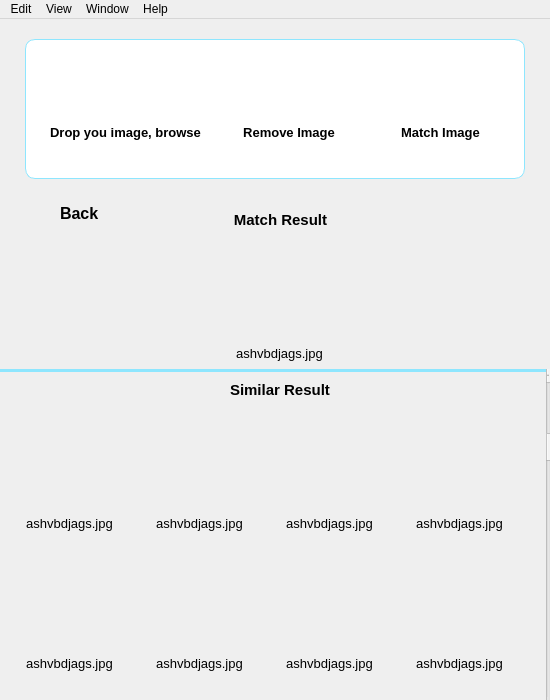
<?xml version="1.0" encoding="UTF-8"?>
<ui version="4.0">
 <class>ResultWindow</class>
 <widget class="QMainWindow" name="ResultWindow">
  <property name="geometry">
   <rect>
    <x>0</x>
    <y>0</y>
    <width>550</width>
    <height>700</height>
   </rect>
  </property>
  <property name="minimumSize">
   <size>
    <width>550</width>
    <height>700</height>
   </size>
  </property>
  <property name="maximumSize">
   <size>
    <width>550</width>
    <height>700</height>
   </size>
  </property>
  <property name="windowTitle">
   <string>Result</string>
  </property>
  <property name="windowIcon">
   <iconset>
    <selectedon>:/assets/assets/imgpsh_fullsize_anim.png</selectedon>
   </iconset>
  </property>
  <property name="styleSheet">
   <string notr="true"/>
  </property>
  <widget class="QWidget" name="centralwidget">
   <property name="styleSheet">
    <string notr="true">background-color: rgb(255, 255, 255);

QPushButton {
   font-family: Century Gothic;
}

QLabel {
   font-family: Century Gothic;
}

QPushButton#select_img:hover {
   border: 1px solid red;
};
</string>
   </property>
   <widget class="QLabel" name="label">
    <property name="geometry">
     <rect>
      <x>25</x>
      <y>20</y>
      <width>500</width>
      <height>140</height>
     </rect>
    </property>
    <property name="styleSheet">
     <string notr="true">background-color: rgb(255, 255, 255);
border-radius: 10px;
border: 1px solid rgb(85, 85, 255);
border-color: rgb(142, 230, 254);</string>
    </property>
    <property name="text">
     <string/>
    </property>
   </widget>
   <widget class="QPushButton" name="select_img">
    <property name="geometry">
     <rect>
      <x>40</x>
      <y>40</y>
      <width>171</width>
      <height>101</height>
     </rect>
    </property>
    <property name="font">
     <font>
      <family>Yu Gothic UI</family>
      <pointsize>10</pointsize>
      <bold>true</bold>
     </font>
    </property>
    <property name="styleSheet">
     <string notr="true">border:none;</string>
    </property>
    <property name="text">
     <string>


Drop you image, browse</string>
    </property>
   </widget>
   <widget class="QPushButton" name="remove_img">
    <property name="geometry">
     <rect>
      <x>214</x>
      <y>40</y>
      <width>150</width>
      <height>101</height>
     </rect>
    </property>
    <property name="font">
     <font>
      <family>Yu Gothic UI</family>
      <pointsize>10</pointsize>
      <bold>true</bold>
     </font>
    </property>
    <property name="styleSheet">
     <string notr="true">border: none;</string>
    </property>
    <property name="text">
     <string>


Remove Image</string>
    </property>
   </widget>
   <widget class="QPushButton" name="match_img">
    <property name="geometry">
     <rect>
      <x>360</x>
      <y>40</y>
      <width>150</width>
      <height>101</height>
     </rect>
    </property>
    <property name="font">
     <font>
      <family>Yu Gothic UI</family>
      <pointsize>10</pointsize>
      <bold>true</bold>
     </font>
    </property>
    <property name="styleSheet">
     <string notr="true">
border: none;</string>
    </property>
    <property name="text">
     <string>


   Match Image</string>
    </property>
   </widget>
   <widget class="QLabel" name="label_2">
    <property name="geometry">
     <rect>
      <x>91</x>
      <y>50</y>
      <width>60</width>
      <height>60</height>
     </rect>
    </property>
    <property name="font">
     <font>
      <pointsize>10</pointsize>
     </font>
    </property>
    <property name="styleSheet">
     <string notr="true">image: url(:/assets/assets/Browse image.png);</string>
    </property>
    <property name="text">
     <string/>
    </property>
   </widget>
   <widget class="QLabel" name="label_3">
    <property name="geometry">
     <rect>
      <x>255</x>
      <y>50</y>
      <width>60</width>
      <height>60</height>
     </rect>
    </property>
    <property name="styleSheet">
     <string notr="true">image: url(:/assets/assets/remove.png);</string>
    </property>
    <property name="text">
     <string/>
    </property>
   </widget>
   <widget class="QLabel" name="label_4">
    <property name="geometry">
     <rect>
      <x>410</x>
      <y>50</y>
      <width>60</width>
      <height>60</height>
     </rect>
    </property>
    <property name="styleSheet">
     <string notr="true">image: url(:/assets/assets/match.png);</string>
    </property>
    <property name="text">
     <string/>
    </property>
   </widget>
   <widget class="QPushButton" name="go_back">
    <property name="geometry">
     <rect>
      <x>25</x>
      <y>180</y>
      <width>30</width>
      <height>30</height>
     </rect>
    </property>
    <property name="styleSheet">
     <string notr="true">border: none;
image: url(:/assets/assets/back2.png);</string>
    </property>
    <property name="text">
     <string/>
    </property>
   </widget>
   <widget class="QLabel" name="label_5">
    <property name="geometry">
     <rect>
      <x>60</x>
      <y>184</y>
      <width>41</width>
      <height>21</height>
     </rect>
    </property>
    <property name="font">
     <font>
      <family>Yu Gothic UI</family>
      <pointsize>12</pointsize>
      <bold>true</bold>
     </font>
    </property>
    <property name="text">
     <string>Back</string>
    </property>
   </widget>
   <widget class="QLabel" name="label_6">
    <property name="geometry">
     <rect>
      <x>230</x>
      <y>190</y>
      <width>101</width>
      <height>21</height>
     </rect>
    </property>
    <property name="font">
     <font>
      <family>Yu Gothic UI</family>
      <pointsize>11</pointsize>
      <bold>true</bold>
     </font>
    </property>
    <property name="text">
     <string>Match Result</string>
    </property>
    <property name="alignment">
     <set>Qt::AlignCenter</set>
    </property>
   </widget>
   <widget class="QLabel" name="label_7">
    <property name="geometry">
     <rect>
      <x>230</x>
      <y>220</y>
      <width>100</width>
      <height>100</height>
     </rect>
    </property>
    <property name="styleSheet">
     <string notr="true">image: url(:/assets/assets/ashvbdjags.jpg);</string>
    </property>
    <property name="text">
     <string/>
    </property>
   </widget>
   <widget class="QLabel" name="label_8">
    <property name="geometry">
     <rect>
      <x>234</x>
      <y>324</y>
      <width>91</width>
      <height>21</height>
     </rect>
    </property>
    <property name="font">
     <font>
      <pointsize>10</pointsize>
      <bold>false</bold>
     </font>
    </property>
    <property name="text">
     <string>ashvbdjags.jpg</string>
    </property>
    <property name="alignment">
     <set>Qt::AlignCenter</set>
    </property>
   </widget>
   <widget class="QLabel" name="label_9">
    <property name="geometry">
     <rect>
      <x>-16</x>
      <y>350</y>
      <width>603</width>
      <height>3</height>
     </rect>
    </property>
    <property name="styleSheet">
     <string notr="true">background-color: rgb(142, 230, 254);</string>
    </property>
    <property name="text">
     <string/>
    </property>
   </widget>
   <widget class="QLabel" name="label_10">
    <property name="geometry">
     <rect>
      <x>230</x>
      <y>360</y>
      <width>101</width>
      <height>21</height>
     </rect>
    </property>
    <property name="font">
     <font>
      <family>Yu Gothic UI</family>
      <pointsize>11</pointsize>
      <bold>true</bold>
     </font>
    </property>
    <property name="text">
     <string>Similar Result</string>
    </property>
   </widget>
   <widget class="QLabel" name="label_11">
    <property name="geometry">
     <rect>
      <x>24</x>
      <y>494</y>
      <width>91</width>
      <height>21</height>
     </rect>
    </property>
    <property name="font">
     <font>
      <pointsize>10</pointsize>
      <bold>false</bold>
     </font>
    </property>
    <property name="text">
     <string>ashvbdjags.jpg</string>
    </property>
    <property name="alignment">
     <set>Qt::AlignCenter</set>
    </property>
   </widget>
   <widget class="QLabel" name="label_12">
    <property name="geometry">
     <rect>
      <x>20</x>
      <y>390</y>
      <width>100</width>
      <height>100</height>
     </rect>
    </property>
    <property name="styleSheet">
     <string notr="true">image: url(:/assets/assets/ashvbdjags.jpg);</string>
    </property>
    <property name="text">
     <string/>
    </property>
   </widget>
   <widget class="QLabel" name="label_13">
    <property name="geometry">
     <rect>
      <x>154</x>
      <y>494</y>
      <width>91</width>
      <height>21</height>
     </rect>
    </property>
    <property name="font">
     <font>
      <pointsize>10</pointsize>
      <bold>false</bold>
     </font>
    </property>
    <property name="text">
     <string>ashvbdjags.jpg</string>
    </property>
    <property name="alignment">
     <set>Qt::AlignCenter</set>
    </property>
   </widget>
   <widget class="QLabel" name="label_14">
    <property name="geometry">
     <rect>
      <x>150</x>
      <y>390</y>
      <width>100</width>
      <height>100</height>
     </rect>
    </property>
    <property name="styleSheet">
     <string notr="true">image: url(:/assets/assets/ashvbdjags.jpg);</string>
    </property>
    <property name="text">
     <string/>
    </property>
   </widget>
   <widget class="QLabel" name="label_15">
    <property name="geometry">
     <rect>
      <x>284</x>
      <y>494</y>
      <width>91</width>
      <height>21</height>
     </rect>
    </property>
    <property name="font">
     <font>
      <pointsize>10</pointsize>
      <bold>false</bold>
     </font>
    </property>
    <property name="text">
     <string>ashvbdjags.jpg</string>
    </property>
    <property name="alignment">
     <set>Qt::AlignCenter</set>
    </property>
   </widget>
   <widget class="QLabel" name="label_16">
    <property name="geometry">
     <rect>
      <x>280</x>
      <y>390</y>
      <width>100</width>
      <height>100</height>
     </rect>
    </property>
    <property name="styleSheet">
     <string notr="true">image: url(:/assets/assets/ashvbdjags.jpg);</string>
    </property>
    <property name="text">
     <string/>
    </property>
   </widget>
   <widget class="QLabel" name="label_17">
    <property name="geometry">
     <rect>
      <x>414</x>
      <y>494</y>
      <width>91</width>
      <height>21</height>
     </rect>
    </property>
    <property name="font">
     <font>
      <pointsize>10</pointsize>
      <bold>false</bold>
     </font>
    </property>
    <property name="text">
     <string>ashvbdjags.jpg</string>
    </property>
    <property name="alignment">
     <set>Qt::AlignCenter</set>
    </property>
   </widget>
   <widget class="QLabel" name="label_18">
    <property name="geometry">
     <rect>
      <x>410</x>
      <y>390</y>
      <width>100</width>
      <height>100</height>
     </rect>
    </property>
    <property name="styleSheet">
     <string notr="true">image: url(:/assets/assets/ashvbdjags.jpg);</string>
    </property>
    <property name="text">
     <string/>
    </property>
   </widget>
   <widget class="QLabel" name="label_19">
    <property name="geometry">
     <rect>
      <x>24</x>
      <y>634</y>
      <width>91</width>
      <height>21</height>
     </rect>
    </property>
    <property name="font">
     <font>
      <pointsize>10</pointsize>
      <bold>false</bold>
     </font>
    </property>
    <property name="text">
     <string>ashvbdjags.jpg</string>
    </property>
    <property name="alignment">
     <set>Qt::AlignCenter</set>
    </property>
   </widget>
   <widget class="QLabel" name="label_20">
    <property name="geometry">
     <rect>
      <x>284</x>
      <y>634</y>
      <width>91</width>
      <height>21</height>
     </rect>
    </property>
    <property name="font">
     <font>
      <pointsize>10</pointsize>
      <bold>false</bold>
     </font>
    </property>
    <property name="text">
     <string>ashvbdjags.jpg</string>
    </property>
    <property name="alignment">
     <set>Qt::AlignCenter</set>
    </property>
   </widget>
   <widget class="QLabel" name="label_21">
    <property name="geometry">
     <rect>
      <x>154</x>
      <y>634</y>
      <width>91</width>
      <height>21</height>
     </rect>
    </property>
    <property name="font">
     <font>
      <pointsize>10</pointsize>
      <bold>false</bold>
     </font>
    </property>
    <property name="text">
     <string>ashvbdjags.jpg</string>
    </property>
    <property name="alignment">
     <set>Qt::AlignCenter</set>
    </property>
   </widget>
   <widget class="QLabel" name="label_22">
    <property name="geometry">
     <rect>
      <x>20</x>
      <y>530</y>
      <width>100</width>
      <height>100</height>
     </rect>
    </property>
    <property name="styleSheet">
     <string notr="true">image: url(:/assets/assets/ashvbdjags.jpg);</string>
    </property>
    <property name="text">
     <string/>
    </property>
   </widget>
   <widget class="QLabel" name="label_23">
    <property name="geometry">
     <rect>
      <x>410</x>
      <y>530</y>
      <width>100</width>
      <height>100</height>
     </rect>
    </property>
    <property name="styleSheet">
     <string notr="true">image: url(:/assets/assets/ashvbdjags.jpg);</string>
    </property>
    <property name="text">
     <string/>
    </property>
   </widget>
   <widget class="QLabel" name="label_24">
    <property name="geometry">
     <rect>
      <x>414</x>
      <y>634</y>
      <width>91</width>
      <height>21</height>
     </rect>
    </property>
    <property name="font">
     <font>
      <pointsize>10</pointsize>
      <bold>false</bold>
     </font>
    </property>
    <property name="text">
     <string>ashvbdjags.jpg</string>
    </property>
    <property name="alignment">
     <set>Qt::AlignCenter</set>
    </property>
   </widget>
   <widget class="QLabel" name="label_25">
    <property name="geometry">
     <rect>
      <x>150</x>
      <y>530</y>
      <width>100</width>
      <height>100</height>
     </rect>
    </property>
    <property name="styleSheet">
     <string notr="true">image: url(:/assets/assets/ashvbdjags.jpg);</string>
    </property>
    <property name="text">
     <string/>
    </property>
   </widget>
   <widget class="QLabel" name="label_26">
    <property name="geometry">
     <rect>
      <x>280</x>
      <y>530</y>
      <width>100</width>
      <height>100</height>
     </rect>
    </property>
    <property name="styleSheet">
     <string notr="true">image: url(:/assets/assets/ashvbdjags.jpg);</string>
    </property>
    <property name="text">
     <string/>
    </property>
   </widget>
   <widget class="QScrollBar" name="verticalScrollBar">
    <property name="geometry">
     <rect>
      <x>546</x>
      <y>350</y>
      <width>4</width>
      <height>345</height>
     </rect>
    </property>
    <property name="sizeIncrement">
     <size>
      <width>0</width>
      <height>0</height>
     </size>
    </property>
    <property name="font">
     <font>
      <bold>false</bold>
     </font>
    </property>
    <property name="styleSheet">
     <string notr="true">QScrollBar::handle:vertical
    {
        background-color: rgb(142, 230, 254);         /* #605F5F; */
        min-height: 5px;
        border-radius: 4px;
    }

    QScrollBar::sub-line:vertical
    {
        margin: 3px 0px 3px 0px;
        border-image: url(:/images/up_arrow_disabled.png);        /* # &lt;-------- */
        height: 10px;
        width: 10px;
        subcontrol-position: top;
        subcontrol-origin: margin;
    }

    QScrollBar::add-line:vertical
    {
        margin: 3px 0px 3px 0px;
        border-image: url(:/images/down_arrow_disabled.png);       /* # &lt;-------- */
        height: 10px;
        width: 10px;
        subcontrol-position: bottom;
        subcontrol-origin: margin;
    }

    QScrollBar::sub-line:vertical:hover,QScrollBar::sub-line:vertical:on
    {
        border-image: url(:/images/up_arrow.png);                  /* # &lt;-------- */
        height: 10px;
        width: 10px;
        subcontrol-position: top;
        subcontrol-origin: margin;
    }

    QScrollBar::add-line:vertical:hover, QScrollBar::add-line:vertical:on
    {
        border-image: url(:/images/down_arrow.png);                /* # &lt;-------- */
        height: 10px;
        width: 10px;
        subcontrol-position: bottom;
        subcontrol-origin: margin;
    }

    QScrollBar::up-arrow:vertical, QScrollBar::down-arrow:vertical
    {
        background: none;
    }

    QScrollBar::add-page:vertical, QScrollBar::sub-page:vertical
    {
        background: none;
    }</string>
    </property>
    <property name="minimum">
     <number>0</number>
    </property>
    <property name="maximum">
     <number>86</number>
    </property>
    <property name="pageStep">
     <number>5</number>
    </property>
    <property name="value">
     <number>15</number>
    </property>
    <property name="sliderPosition">
     <number>15</number>
    </property>
    <property name="orientation">
     <enum>Qt::Vertical</enum>
    </property>
    <property name="invertedAppearance">
     <bool>false</bool>
    </property>
    <property name="invertedControls">
     <bool>true</bool>
    </property>
   </widget>
  </widget>
  <widget class="QMenuBar" name="menubar">
   <property name="geometry">
    <rect>
     <x>0</x>
     <y>0</y>
     <width>550</width>
     <height>22</height>
    </rect>
   </property>
   <widget class="QMenu" name="menuEdit">
    <property name="title">
     <string>Edit</string>
    </property>
    <addaction name="actionUndo"/>
    <addaction name="actionRedo"/>
    <addaction name="actionCopy"/>
   </widget>
   <widget class="QMenu" name="menuView">
    <property name="title">
     <string>View</string>
    </property>
    <addaction name="actionFull_Screen"/>
   </widget>
   <widget class="QMenu" name="menuWindow">
    <property name="title">
     <string>Window</string>
    </property>
    <addaction name="actionMinimise"/>
    <addaction name="actionZoom"/>
    <addaction name="actionTile"/>
    <addaction name="actionBring_Font"/>
    <addaction name="actionClose"/>
   </widget>
   <widget class="QMenu" name="menuHelp">
    <property name="title">
     <string>Help</string>
    </property>
    <addaction name="actionLegal_information"/>
    <addaction name="actionPrivacy_policy"/>
    <addaction name="actionHelp"/>
    <addaction name="actionContact"/>
   </widget>
   <addaction name="menuEdit"/>
   <addaction name="menuView"/>
   <addaction name="menuWindow"/>
   <addaction name="menuHelp"/>
  </widget>
  <action name="actionUndo">
   <property name="text">
    <string>Undo</string>
   </property>
  </action>
  <action name="actionRedo">
   <property name="text">
    <string>Redo</string>
   </property>
  </action>
  <action name="actionCopy">
   <property name="text">
    <string>Copy</string>
   </property>
  </action>
  <action name="actionFull_Screen">
   <property name="text">
    <string>Full Screen</string>
   </property>
  </action>
  <action name="actionMinimise">
   <property name="text">
    <string>Minimise</string>
   </property>
  </action>
  <action name="actionZoom">
   <property name="text">
    <string>Zoom</string>
   </property>
  </action>
  <action name="actionTile">
   <property name="text">
    <string>Tile</string>
   </property>
  </action>
  <action name="actionBring_Font">
   <property name="text">
    <string>Bring Font</string>
   </property>
  </action>
  <action name="actionClose">
   <property name="text">
    <string>Close</string>
   </property>
  </action>
  <action name="actionLegal_information">
   <property name="text">
    <string>Legal information</string>
   </property>
  </action>
  <action name="actionPrivacy_policy">
   <property name="text">
    <string>Privacy policy </string>
   </property>
  </action>
  <action name="actionHelp">
   <property name="text">
    <string>Help</string>
   </property>
  </action>
  <action name="actionContact">
   <property name="text">
    <string>Contact</string>
   </property>
  </action>
 </widget>
 <resources>
  <include location="resources.qrc"/>
 </resources>
 <connections/>
</ui>
